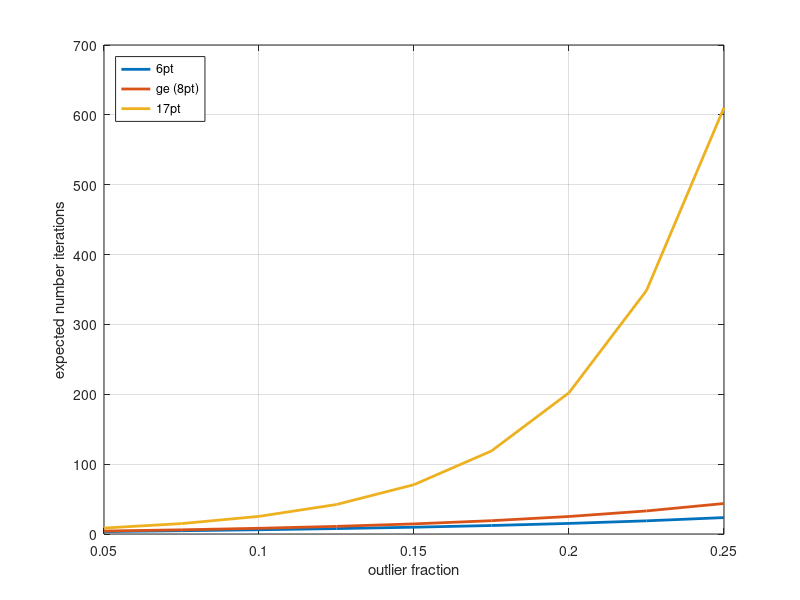

Write MATLAB code to recreate this figure.
%% Reset everything

clear all;
clc;
close all;
addpath('helpers');

%% Configure the benchmark

% The algorithms we want to test
algorithms = [ 6; 8; 17 ];
% The name of the algorithms in the final plots
names = { '6pt'; 'ge (8pt)'; '17pt'};

% The main experiment parameters
min_outlier_fraction = 0.05;%0.05;
max_outlier_fraction = 0.25;
outlier_fraction_step = 0.025;

p = 0.99;

%% Run the benchmark

%prepare the overall result arrays
number_outlier_fraction_levels = round((max_outlier_fraction - min_outlier_fraction) / outlier_fraction_step + 1);
num_algorithms = size(algorithms,1);
expected_number_iterations = zeros(num_algorithms,number_outlier_fraction_levels);
outlier_fraction_levels = zeros(1,number_outlier_fraction_levels);

%Run the experiment
for n=1:number_outlier_fraction_levels

    outlier_fraction = (n - 1) * outlier_fraction_step + min_outlier_fraction;
    outlier_fraction_levels(1,n) = outlier_fraction;
    display(['Analyzing outlier fraction level: ' num2str(outlier_fraction)])

    %Now compute the mean and median value of the error for each algorithm
    for a=1:num_algorithms
        expected_number_iterations(a,n) = log(1-p)/log(1-(1-outlier_fraction)^(algorithms(a,1)));
    end
    
end

%% Plot the results

figure(1)
plot(outlier_fraction_levels,expected_number_iterations,'LineWidth',2)
legend(names,'Location','NorthWest')
xlabel('outlier fraction')
ylabel('expected number iterations')
grid on